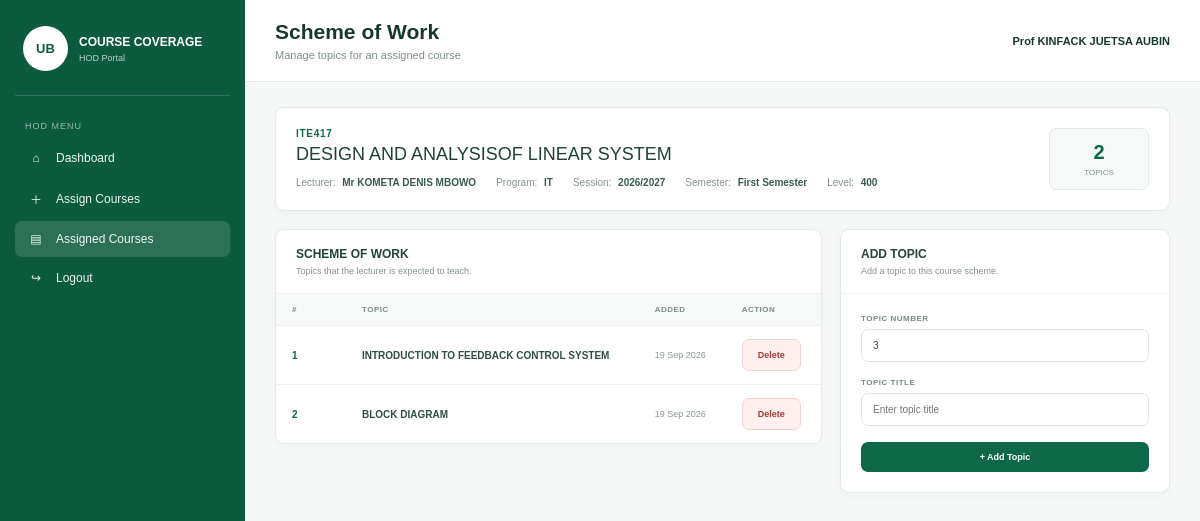
Screenshot of /course/hod/manage_scheme.php?assignment_id=5 (signed in) with the database file from the repository.
### tables this page shows
CREATE TABLE `course_assgnment` (
  `assignment_id` int(11) NOT NULL,
  `course_id` int(11) NOT NULL,
  `lecturer_id` int(11) NOT NULL,
  `program_id` int(11) NOT NULL,
  `session_id` int(11) NOT NULL,
  `semester` varchar(20) NOT NULL,
  `level` varchar(20) NOT NULL
);

CREATE TABLE `courses` (
  `course_id` int(11) NOT NULL,
  `course_code` varchar(30) NOT NULL,
  `course_name` varchar(100) NOT NULL,
  `credit_value` int(11) NOT NULL,
  `department_id` int(11) NOT NULL,
  `description` text NOT NULL,
  `semester` varchar(200) NOT NULL,
  `level` varchar(200) NOT NULL,
  `status` enum('Active','Inactive') NOT NULL
);

CREATE TABLE `lecturers` (
  `lecturer_id` int(11) NOT NULL,
  `staff_no` varchar(30) NOT NULL,
  `full_name` varchar(100) NOT NULL,
  `email` varchar(100) NOT NULL,
  `department_id` int(11) NOT NULL,
  `phone` varchar(20) NOT NULL,
  `status` varchar(20) NOT NULL
);

CREATE TABLE `programs` (
  `program_id` int(11) NOT NULL,
  `program_name` varchar(200) NOT NULL,
  `department_id` int(200) NOT NULL,
  `duration` int(100) NOT NULL
);

CREATE TABLE `academic_session` (
  `session_id` int(11) NOT NULL,
  `session_name` varchar(20) NOT NULL,
  `start_date` date NOT NULL,
  `end_date` date NOT NULL,
  `status` varchar(20) NOT NULL
);

CREATE TABLE `course_scheme_topics` (
  `scheme_topic_id` int(200) NOT NULL,
  `assignment_id` int(200) NOT NULL,
  `topic` varchar(255) NOT NULL,
  `week_number` varchar(100) NOT NULL,
  `status` varchar(50) NOT NULL,
  `created_at` timestamp(6) NOT NULL DEFAULT current_timestamp(6) ON UPDATE current_timestamp(6)
);

### course/hod/manage_scheme.php (the view, shortened to what this page needs)
<?php
require_once __DIR__ . '/../config/database.php';
function e($value): string
{
    return htmlspecialchars(
        (string)$value,
        ENT_QUOTES,
        'UTF-8'
    );
}
$hodName =
    $_SESSION['full_name']
    ?? 'Head of Department';
$userId =
    (int)(
        $_SESSION['user_id']
        ?? 0
    );
$assignmentId =
    (int)(
        $_GET['assignment_id']
        ?? $_POST['assignment_id']
        ?? 0
    );
$departmentId = 0;
try {
    $stmt = $pdo->prepare("
        SELECT
            u.department_id,
            d.department_name
        FROM users u
        LEFT JOIN departments d
            ON d.department_id =
               u.department_id
        WHERE u.user_id = ?
        LIMIT 1
    ");
    $stmt->execute([
        $userId
    ]);
    $hod =
        $stmt->fetch(
            PDO::FETCH_ASSOC
        );
    if ($hod) {
        $departmentId =
            (int)(
                $hod['department_id']
                ?? 0
            );
    }
} catch (PDOException $e) {
    $_SESSION['error'] =
        'Unable to determine your department.';
    header(
        'Location: dashboard.php'
    );
    exit;
}
$assignment = null;
try {
    $stmt = $pdo->prepare("
        SELECT
            ca.assignment_id,
            ca.course_id,
            ca.lecturer_id,
            ca.program_id,
            ca.session_id,
            ca.semester,
            ca.level,
            c.course_code,
            c.course_name,
            l.full_name AS lecturer_name,
            l.staff_no,
            p.program_name,
            s.session_name
        FROM course_assgnment ca
        INNER JOIN courses c
            ON c.course_id =
               ca.course_id
        INNER JOIN lecturers l
            ON l.lecturer_id =
               ca.lecturer_id
        INNER JOIN programs p
            ON p.program_id =
               ca.program_id
        INNER JOIN academic_session s
            ON s.session_id =
               ca.session_id
        WHERE ca.assignment_id = ?
        AND c.department_id = ?
        AND l.department_id = ?
        AND p.department_id = ?
        LIMIT 1
    ");
    $stmt->execute([
        $assignmentId,
        $departmentId,
        $departmentId,
        $departmentId
    ]);
    $assignment =
        $stmt->fetch(
            PDO::FETCH_ASSOC
        );
} catch (PDOException $e) {
    $_SESSION['error'] =
        'Unable to load the course assignment.';
    header(
        'Location: dashboard.php'
    );
    exit;
}
$topics = [];
try {
    $stmt =
        $pdo->prepare("
            SELECT
                scheme_topic_id,
                assignment_id,
                week_number,
                topic,
                created_at
            FROM course_scheme_topics
            WHERE assignment_id = ?
            ORDER BY CAST(week_number AS UNSIGNED) ASC, scheme_topic_id ASC
        ");
    $stmt->execute([
        $assignmentId
    ]);
    $topics =
        $stmt->fetchAll(
            PDO::FETCH_ASSOC
        );
} catch (PDOException $e) {
    $_SESSION['error'] =
        'Unable to load scheme topics.';
}
$totalTopics =
    count($topics);
?>
<!DOCTYPE html>
<html lang="en">
<head>
</head>
<body>
<div class="app">
<aside class="sidebar">
    <div class="brand">
        <div class="brand-logo">
            UB
        </div>
        <div>
            <strong>
                COURSE COVERAGE
            </strong>
            <span>
                HOD Portal
            </span>
        </div>
    </div>
    <div class="menu-title">
        HOD MENU
    </div>
    <a
        href="dashboard.php"
        class="side-link"
    >
        <span class="side-icon">⌂</span>
        Dashboard
    </a>
    <a
        href="dashboard.php#assign-course"
        class="side-link"
    >
        <span class="side-icon">＋</span>
        Assign Courses
    </a>
    <a
        href="assigned_courses.php"
        class="side-link active"
    >
        <span class="side-icon">▤</span>
        Assigned Courses
    </a>
    <a
        href="../auth/logout.php"
        class="side-link"
    >
        <span class="side-icon">↪</span>
        Logout
    </a>
</aside>
<main class="main">
<header class="topbar">
    <div class="heading">
        <h1>
            Scheme of Work
        </h1>
        <p>
            Manage topics for an assigned course
        </p>
    </div>
    <div class="user">
        <?= e($hodName) ?>
    </div>
</header>
<section class="content">
<div class="course-card">
    <div class="course-top">
        <div>
            <div class="course-code">
                <?= e(
                    $assignment['course_code']
                ) ?>
            </div>
            <div class="course-name">
                <?= e(
                    $assignment['course_name']
                ) ?>
            </div>
            <div class="course-info">
                <div class="info-item">
                    Lecturer:
                    <strong>
                        <?= e(
                            $assignment['lecturer_name']
                        ) ?>
                    </strong>
                </div>
                <div class="info-item">
                    Program:
                    <strong>
                        <?= e(
                            $assignment['program_name']
                        ) ?>
                    </strong>
                </div>
                <div class="info-item">
                    Session:
                    <strong>
                        <?= e(
                            $assignment['session_name']
                        ) ?>
                    </strong>
                </div>
                <div class="info-item">
                    Semester:
                    <strong>
                        <?= e(
                            $assignment['semester']
                        ) ?>
                    </strong>
                </div>
                <div class="info-item">
                    Level:
                    <strong>
                        <?= e(
                            $assignment['level']
                        ) ?>
                    </strong>
                </div>
            </div>
        </div>
        <div class="stat">
            <strong>
                <?= $totalTopics ?>
            </strong>
            <span>
                Topics
            </span>
        </div>
    </div>
</div>
<div class="grid">
<div class="panel">
    <div class="panel-header">
        <h2>
            SCHEME OF WORK
        </h2>
        <p>
            Topics that the lecturer is expected to teach.
        </p>
    </div>
    <?php if (!$topics): ?>
        <div class="empty">
            <strong>
                No topics added yet
            </strong>
            Start by adding the first topic
            using the form.
        </div>
    <?php else: ?>
        <div class="table-wrap">
            <table>
                <thead>
                    <tr>
                        <th>
                            #
                        </th>
                        <th>
                            Topic
                        </th>
                        <th>
                            Added
                        </th>
                        <th>
                            Action
                        </th>
                    </tr>
                </thead>
                <tbody>
                <?php foreach (
                    $topics
                    as $topic
                ): ?>
                    <tr>
                        <td class="number">
                            <?= (int)
                                $topic['week_number']
                            ?>
                        </td>
                        <td class="topic">
                            <?= e(
                                $topic['topic']
                            ) ?>
                        </td>
                        <td class="date">
                            <?= e(
                                date(
                                    'd M Y',
                                    strtotime(
                                        $topic['created_at']
                                    )
                                )
                            ) ?>
                        </td>
                        <td>
                            <form
                                method="post"
                                style="display:inline"
                            >
                                <button
                                    type="submit"
                                    class="btn btn-delete"
                                    onclick="
                                        return confirm(
                                            'Delete this topic?'
                                        );
                                    "
                                >
                                    Delete
                                </button>
                            </form>
                        </td>
                    </tr>
                <?php endforeach; ?>
                </tbody>
            </table>
        </div>
    <?php endif; ?>
</div>
<div class="panel">
    <div class="panel-header">
        <h2>
            ADD TOPIC
        </h2>
        <p>
            Add a topic to this course scheme.
        </p>
    </div>
    <div class="form-body">
        <form
            method="post"
        >
            <div class="field">
                <label>
                    TOPIC NUMBER
                </label>
                <input
                    type="number"
                    name="topic_number"
                    min="1"
                    value="<?= $totalTopics + 1 ?>"
                    required
                >
            </div>
            <div class="field">
                <label>
                    TOPIC TITLE
                </label>
                <input
                    type="text"
                    name="topic_title"
                    placeholder="Enter topic title"
                    required
                >
            </div>
            <button
                type="submit"
                class="btn btn-full"
            >
                + Add Topic
            </button>
        </form>
    </div>
</div>
</div>
</section>
</main>
</div>
</body>
</html>

### course/hod/manage_scheme.php (style rules this page uses)
* { box-sizing:border-box; }
body { margin:0; font-family: Arial, Helvetica, sans-serif; background:#f5f8f6; color:#18382d; font-size:13px; }
a { text-decoration:none; }
.app { min-height:100vh; display:flex; }
.sidebar { width:245px; position:fixed; left:0; top:0; bottom:0; background:#0d5b3f; color:white; padding:22px 15px; z-index:50; }
.brand { display:flex; align-items:center; gap:11px; padding: 4px 8px 24px; border-bottom: 1px solid rgba(255,255,255,.15); }
.brand-logo { width:45px; height:45px; border-radius:50%; background:#fff; color:#0d5b3f; display:grid; place-items:center; font-weight:800; }
.brand strong { display:block; font-size:12px; }
.brand span { display:block; font-size:9px; opacity:.7; margin-top:4px; }
.menu-title { font-size:9px; letter-spacing:1px; opacity:.55; margin: 25px 10px 9px; }
.side-link { display:flex; align-items:center; gap:11px; color:#eaf7f1; padding: 11px 12px; border-radius:7px; margin:3px 0; font-size:12px; }
.side-link:hover, .side-link.active { background: rgba(255,255,255,.13); }
.side-icon { width:18px; text-align:center; }
.main { margin-left:245px; flex:1; min-width:0; }
.topbar { height:82px; background:white; border-bottom: 1px solid #e4ebe7; display:flex; justify-content:space-between; align-items:center; padding: 0 30px; }
.heading h1 { margin:0; font-size:21px; }
.heading p { margin: 5px 0 0; color:#7e8e87; font-size:11px; }
.user { font-size:11px; font-weight:700; }
.content { padding: 25px 30px 40px; }
.course-card { background:white; border: 1px solid #e3ebe6; border-radius:9px; padding:20px; margin-bottom:18px; box-shadow: 0 2px 8px rgba(25,70,53,.03); }
.course-top { display:flex; justify-content:space-between; gap:20px; }
.course-code { font-size:10px; color:#0d6848; font-weight:800; letter-spacing:.7px; }
.course-name { margin: 5px 0 0; font-size:18px; color:#204238; }
.course-info { margin-top:12px; display:flex; flex-wrap:wrap; gap:20px; }
.info-item { font-size:10px; color:#84928c; }
.info-item strong { color:#3c594e; margin-left:4px; }
.stat { min-width:100px; text-align:center; background:#f5f9f7; border: 1px solid #e3ebe6; border-radius:7px; padding: 12px 18px; }
.stat strong { display:block; font-size:20px; color:#0d6848; }
.stat span { display:block; margin-top:4px; color:#82918b; font-size:8px; text-transform:uppercase; }
.grid { display:grid; grid-template-columns: 1fr 330px; gap:18px; align-items:start; }
.panel { background:white; border: 1px solid #e3ebe6; border-radius:9px; overflow:hidden; box-shadow: 0 2px 8px rgba(25,70,53,.03); }
.panel-header { padding: 17px 20px; border-bottom: 1px solid #edf2ef; }
.panel-header h2 { margin:0; font-size:12px; color:#23453a; }
.panel-header p { margin: 5px 0 0; color:#84928c; font-size:9px; }
.table-wrap { overflow-x:auto; }
table { width:100%; border-collapse:collapse; }
th { text-align:left; padding: 11px 16px; background:#f7faf8; color:#7d8c86; font-size:8px; letter-spacing:.5px; text-transform:uppercase; }
td { padding: 13px 16px; border-top: 1px solid #edf2ef; font-size:10px; color:#3d594e; }
.number { width:70px; font-weight:800; color:#0d6848; }
.topic { font-weight:600; color:#304d42; }
.date { color:#8b9892; font-size:9px; }
.btn { border:0; background:#0d6848; color:white; padding: 10px 15px; border-radius:7px; cursor:pointer; font-size:9px; font-weight:700; }
.btn-delete { background:#fff0ef; color:#a13b32; border: 1px solid #f0d3cf; }
.form-body { padding:20px; }
.field { margin-bottom:16px; }
.field label { display:block; margin-bottom:6px; color:#788982; font-size:8px; font-weight:700; letter-spacing:.5px; }
.field input { width:100%; padding: 10px 11px; border: 1px solid #dce6e1; border-radius:7px; outline:none; font-size:10px; color:#304e43; }
.btn-full { width:100%; }

### rows the page displays
course_assgnment: course.course_code "ITE417", course.course_name "DESIGN AND ANALYSISOF LINEAR SYSTEM", lecturer.full_name "Mr KOMETA DENIS MBOWO", program.program_name "IT", session.session_name "2026/2027", semester "First Semester", level "400"
course_scheme_topics: week_number "1", topic "INTRODUCTION TO FEEDBACK CONTROL SYSTEM", created_at "19 Sep 2026"
course_scheme_topics: week_number "2", topic "BLOCK DIAGRAM", created_at "19 Sep 2026"

### other values shown
$hodName "Prof KINFACK JUETSA AUBIN"
$totalTopics "2"
